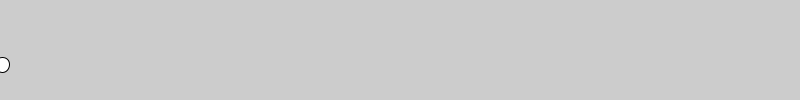
Frame 1 (no input)
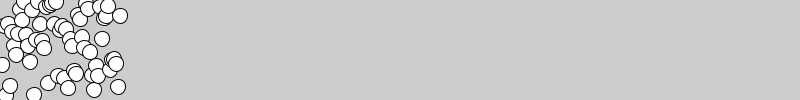
Frame 60 (the mouse pressed at the canvas centre just before this capture)
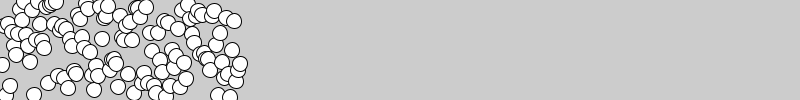
Frame 120 (the mouse held since frame 60 and released just before this capture)

The Processing sketch that drew these frames (run headless with seeded random() and noise(); from frame 60 on, the mouse is pressed at the canvas centre):

// Processing sketch: WK_8___Random
// ── WK_8___Random.pde

float x;

void setup(){
  size(800,100);
}

void draw(){
  // global float 'x' that increases twice w framecount and constrain x to the range 0-width
  x = 2*frameCount%width;
  circle(x,height/2 +random(-height/2,height/2),15);
  println(x);
} 
